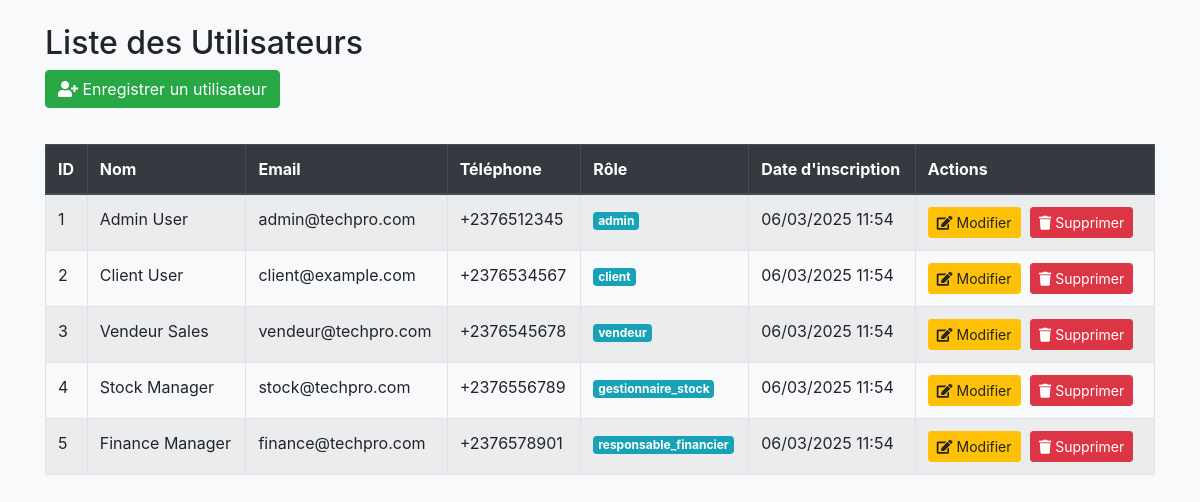
Page /admin/users1.php on the committed database.
### tables this page shows
CREATE TABLE users (
    user_id INT PRIMARY KEY AUTO_INCREMENT,
    first_name VARCHAR(50) NOT NULL,
    last_name VARCHAR(50) NOT NULL,
    email VARCHAR(100) UNIQUE NOT NULL,
    phone_number VARCHAR(20),
    country VARCHAR(100),
    state VARCHAR(100),
    quarter VARCHAR(100),
    password_hash VARCHAR(255) NOT NULL,
    registration_date TIMESTAMP DEFAULT CURRENT_TIMESTAMP,
    role_id INT DEFAULT 2,
    FOREIGN KEY (role_id) REFERENCES roles(role_id)
);

CREATE TABLE roles (
    role_id INT PRIMARY KEY AUTO_INCREMENT,
    role_name VARCHAR(50) NOT NULL,
    description TEXT
);

### admin/users1.php (the view, shortened to what this page needs)
<?php
require_once '../DatabaseConnection/db_config.php';
$sql = "SELECT u.*, r.role_name FROM users u
        JOIN roles r ON u.role_id = r.role_id
        ORDER BY u.user_id ASC";
$result = $conn->query($sql);
?>
<!DOCTYPE html>
<html lang="fr">
<head>
    <link href="https://stackpath.bootstrapcdn.com/bootstrap/4.5.2/css/bootstrap.min.css" rel="stylesheet">
    <link href="https://cdnjs.cloudflare.com/ajax/libs/font-awesome/5.15.4/css/all.min.css" rel="stylesheet">
</head>
<body>
<div class="container">
    <h2 class="mt-4">Liste des Utilisateurs</h2>
    <button id="openAddUserModal" class="btn btn-success mb-3">
    <i class="fas fa-user-plus"></i> Enregistrer un utilisateur
</button>
    <div class="table-responsive">
        <table class="table table-striped table-bordered">
            <thead class="thead-dark">
                <tr>
                    <th>ID</th>
                    <th>Nom</th>
                    <th>Email</th>
                    <th>Téléphone</th>
                    <th>Rôle</th>
                    <th>Date d'inscription</th>
                    <th>Actions</th>
                </tr>
            </thead>
            <tbody id="userTableBody">
                <?php while ($row = $result->fetch_assoc()): ?>
                <tr id="user-<?php echo $row['user_id']; ?>">
                    <td><?php echo $row['user_id']; ?></td>
                    <td><?php echo htmlspecialchars($row['first_name'] . ' ' . $row['last_name']); ?></td>
                    <td><?php echo htmlspecialchars($row['email']); ?></td>
                    <td><?php echo htmlspecialchars($row['phone_number'] ?? 'N/A'); ?></td>
                    <td><span class="badge badge-info"><?php echo htmlspecialchars($row['role_name']); ?></span></td>
                    <td><?php echo date('d/m/Y H:i', strtotime($row['registration_date'])); ?></td>
                    <td>
                        <button class="btn btn-warning btn-sm edit-user"
                                data-id="<?php echo $row['user_id']; ?>"
                                data-firstname="<?php echo htmlspecialchars($row['first_name']); ?>"
                                data-lastname="<?php echo htmlspecialchars($row['last_name']); ?>"
                                data-email="<?php echo htmlspecialchars($row['email']); ?>"
                                data-phone="<?php echo htmlspecialchars($row['phone_number']); ?>"
                                data-role="<?php echo $row['role_id']; ?>">
                            <i class="fas fa-edit"></i> Modifier
                        </button>
                        <button class="btn btn-danger btn-sm delete-user"
                                data-id="<?php echo $row['user_id']; ?>">
                            <i class="fas fa-trash"></i> Supprimer
                        </button>
                    </td>
                </tr>
                <?php endwhile; ?>
            </tbody>
        </table>
    </div>
</div>
</body>
</html>

### admin/users1.php (style rules this page uses)
body { background-color: #f8f9fa }
.table-responsive { margin-top: 20px; }
.btn { margin-right: 5px; }

### rows in the picture
users: user_id "1", first_name+last_name "Admin User", email "admin@techpro.com", phone_number "+2376512345", role.role_name "admin", registration_date "06/03/2025 11:54"
users: user_id "2", first_name+last_name "Client User", email "client@example.com", phone_number "+2376534567", role.role_name "client", registration_date "06/03/2025 11:54"
users: user_id "3", first_name+last_name "Vendeur Sales", email "vendeur@techpro.com", phone_number "+2376545678", role.role_name "vendeur", registration_date "06/03/2025 11:54"
users: user_id "4", first_name+last_name "Stock Manager", email "stock@techpro.com", phone_number "+2376556789", role.role_name "gestionnaire_stock", registration_date "06/03/2025 11:54"
users: user_id "5", first_name+last_name "Finance Manager", email "finance@techpro.com", phone_number "+2376578901", role.role_name "responsable_financier", registration_date "06/03/2025 11:54"
